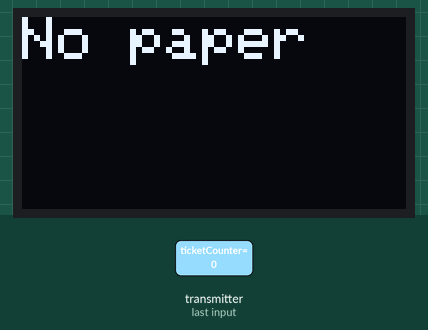
The sketch below on a simulated Arduino Uno, built with avr-gcc and run on an emulated ATmega328P. Shown: 128×64 one-colour display. The inputs (shaded band) are chosen by the test bench. No radio packets arrive unless stated; what the sketch prints to the serial monitor is not drawn.

1.3 s: the transmitter starts sending ticketCounter = 0
Above: at 1.6 s.
Timing chart, 0 to 4.3 s (numbered marks = the images above; inputs shaded):
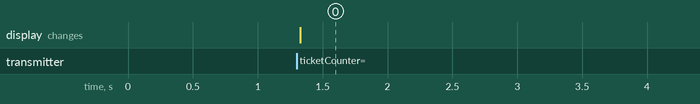

The sketch:

receiver_for_university_project_3.ino
```cpp
#include <SPI.h>
#include <nRF24L01.h>
#include <RF24.h>

#include <Wire.h>
#include <Adafruit_GFX.h>
#include <Adafruit_SSD1306.h>

#define SCREEN_WIDTH 128
#define SCREEN_HEIGHT 64

#define OLED_RESET -1

Adafruit_SSD1306 display(SCREEN_WIDTH, SCREEN_HEIGHT, &Wire, 4); // SDA - A4, SCL - A5, от 3.3V

RF24 radio(9, 10); // CE, CSN; MOSI - 11, MISO - 12, SCK - 13, от 3.3V

char s[] = "helo";

const byte address[6] = "00001";
int ticketCounter;
int warningCount = 2;
void setup() {
  //pinMode(3,OUTPUT);
  Serial.begin(9600);
  radio.begin();
  radio.openReadingPipe(0, address);
  radio.setPALevel(RF24_PA_MIN);
  radio.startListening();

  if(!display.begin(SSD1306_SWITCHCAPVCC, 0x3C)) {
    while(true) {
      Serial.println("failure\n");
    }
  }
  drawString(s, 10, 0, 0, 2);
}


void loop() {
  if (radio.available()) {
    radio.read(&ticketCounter, sizeof(ticketCounter));
    Serial.println(ticketCounter);
    if (ticketCounter <= 0) {
      char s1[] = "No paper";
      drawString(s1, 100, 0, 0, 2);
    }
    else if (ticketCounter <= warningCount) {
      char s2[] = "Paper will end soon";
      drawString(s2, 100, 0, 0, 2);
    }
  }
}

void drawString(char s[], int _size, int x, int y, int __size) {
  display.clearDisplay();

  display.setTextSize(__size);      // Normal 1:1 pixel scale
  display.setTextColor(SSD1306_WHITE); // Draw white text
  display.setCursor(x, y);
  /*
          x
     |------------->
     |
     |
    y|
     |
     |
     v
   */
  display.cp437(true);         // Use full 256 char 'Code Page 437' font

  for(int16_t i=0; i<_size; i++) {
    if(s[i] == '\0') {break;}
    if(s[i] == '\n') display.write(' ');
    else          display.write(s[i]);    // Перенос строки делается автоматически
  }

  display.display();
  //delay(2000);
}
```

Measured:
- after the input at 1.3 s, the display: changes at once (image 0)
